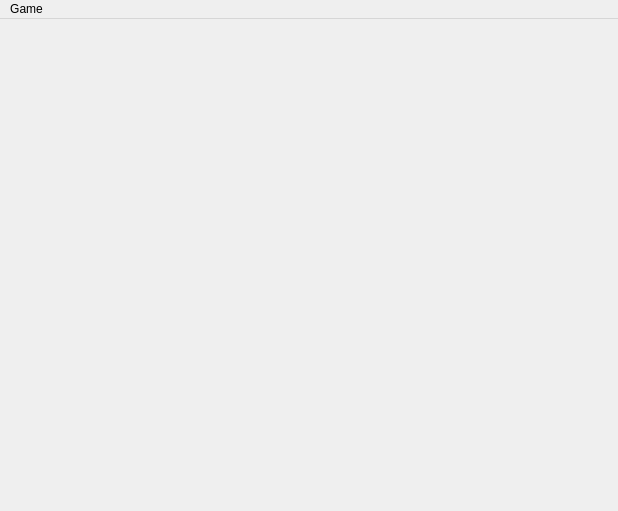
<?xml version="1.0" encoding="UTF-8"?>
<ui version="4.0">
 <class>MainWindow</class>
 <widget class="QMainWindow" name="MainWindow">
  <property name="windowModality">
   <enum>Qt::NonModal</enum>
  </property>
  <property name="geometry">
   <rect>
    <x>0</x>
    <y>0</y>
    <width>618</width>
    <height>511</height>
   </rect>
  </property>
  <property name="windowTitle">
   <string>Tic Tac Toe</string>
  </property>
  <widget class="QWidget" name="centralWidget">
   <layout class="QGridLayout" name="gridLayout">
    <property name="leftMargin">
     <number>0</number>
    </property>
    <property name="topMargin">
     <number>0</number>
    </property>
    <property name="rightMargin">
     <number>0</number>
    </property>
    <property name="bottomMargin">
     <number>0</number>
    </property>
    <property name="spacing">
     <number>0</number>
    </property>
    <item row="0" column="0">
     <widget class="GameWidget" name="gameWidget" native="true"/>
    </item>
   </layout>
  </widget>
  <widget class="QMenuBar" name="menuBar">
   <property name="geometry">
    <rect>
     <x>0</x>
     <y>0</y>
     <width>618</width>
     <height>20</height>
    </rect>
   </property>
   <widget class="QMenu" name="menuGame">
    <property name="title">
     <string>Game</string>
    </property>
    <addaction name="actionStartNewGame"/>
    <addaction name="actionExit"/>
   </widget>
   <addaction name="menuGame"/>
  </widget>
  <action name="actionStartNewGame">
   <property name="text">
    <string>Start new game...</string>
   </property>
   <property name="shortcut">
    <string>Ctrl+N</string>
   </property>
  </action>
  <action name="actionExit">
   <property name="text">
    <string>Exit</string>
   </property>
   <property name="shortcut">
    <string>Ctrl+X</string>
   </property>
  </action>
 </widget>
 <layoutdefault spacing="6" margin="11"/>
 <customwidgets>
  <customwidget>
   <class>GameWidget</class>
   <extends>QWidget</extends>
   <header>GameWidget.h</header>
   <container>1</container>
  </customwidget>
 </customwidgets>
 <resources/>
 <connections/>
</ui>
